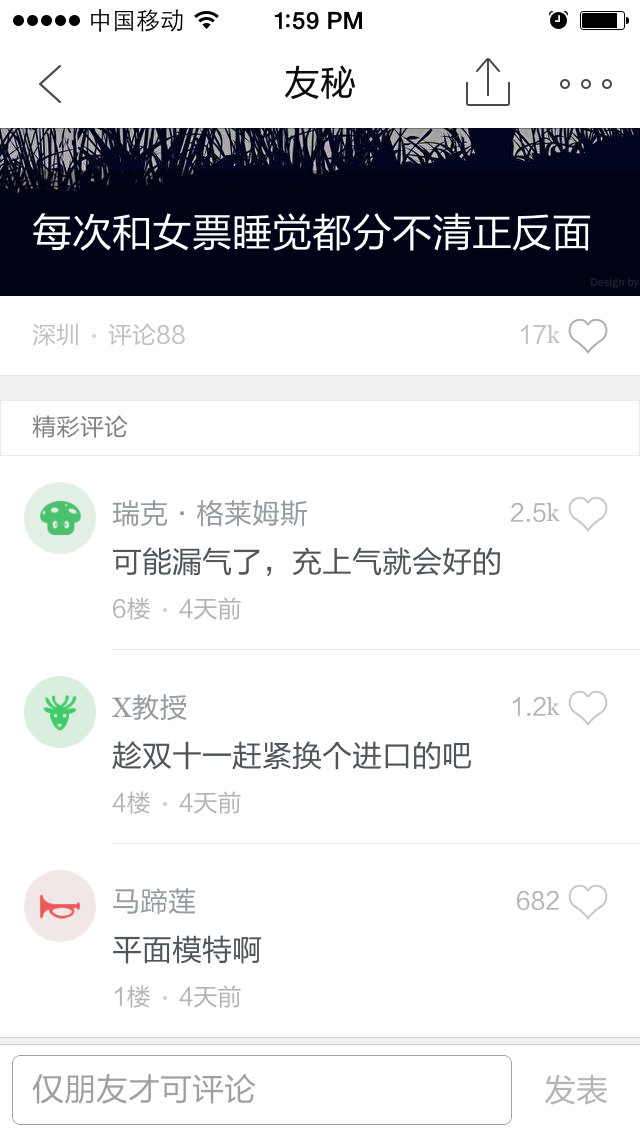
#> input picture eagle/触摸按键/720a03d2-4341-4469-bbdd-c65efdc05726 (1).png, 640 x 1136 px
$ python texture_flow.py '../eagle/触摸按键/720a03d2-4341-4469-bbdd-c65efdc05726 (1).png'   (Python 2 division)   (older library calls are emulated)
#> lines starting #> are read from the running program, lines starting #| are printed output that depends on the picture; after the words box and inside, x2 and y2 are one past the last pixel; in counts of white or black regions, pixels touching at a corner belong together
#!/usr/bin/env python

'''
Texture flow direction estimation.

Sample shows how cv2.cornerEigenValsAndVecs function can be used
to estimate image texture flow direction.

Usage:
    texture_flow.py [<image>]
'''

import numpy as np
import cv2

if __name__ == '__main__':
    import sys
    try: fn = sys.argv[1]
    except: fn = 'data/starry_night.jpg'

    img = cv2.imread(fn)
#> img is the input picture: shape (1136, 640, 3); mean B, G, R 218.6, 216.2, 215.4
    gray = cv2.cvtColor(img, cv2.COLOR_BGR2GRAY)
    h, w = img.shape[:2]
#> h = 1136; w = 640

    eigen = cv2.cornerEigenValsAndVecs(gray, 15, 3) # the block size==15, aperture size=3
    eigen = eigen.reshape(h, w, 3, 2)  # [[e1, e2], v1, v2]
	# eigenvalue1 eigenvalue2
	# eigenvector1
	# eigenvector2
    flow = eigen[:,:,2] #v2
	#flow = eigen[:,:,1] #the gradient directions

    vis = img.copy()
    vis[:] = (192 + np.uint32(vis)) / 2 # make the background lighter
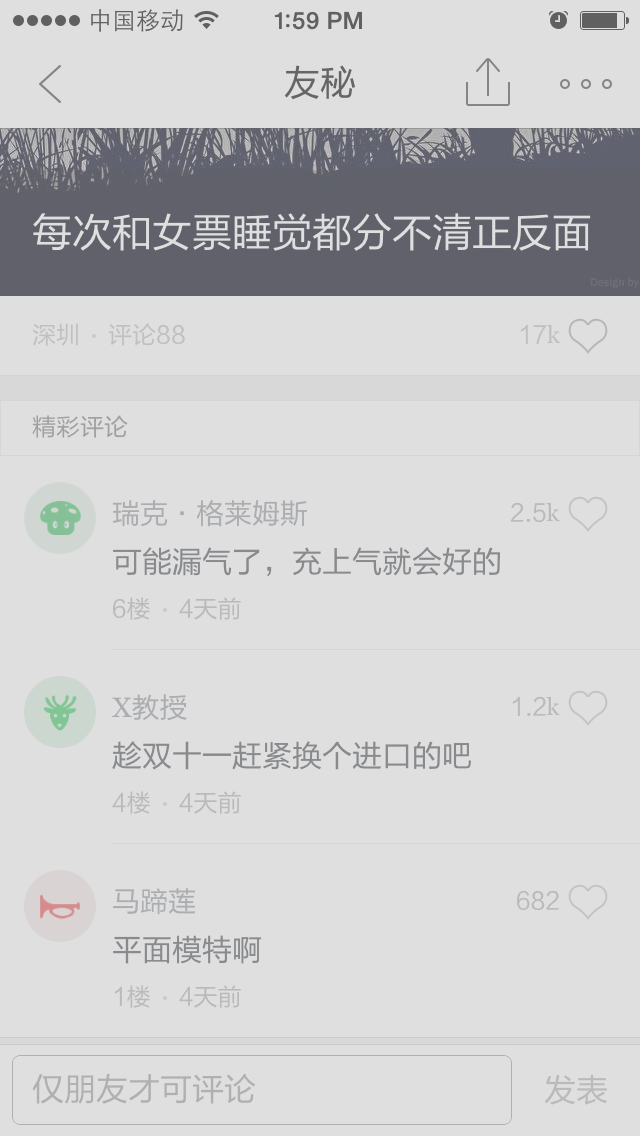
#> vis: shape (1136, 640, 3); mean B, G, R 204.9, 203.6, 203.3
	# make sure the 192+vis is not overflowed
    d = 15 # the length of the line segment
    points =  np.dstack( np.mgrid[d/2:w:d, d/2:h:d] ).reshape(-1, 2)
	# reshape -1,2 to any*2
	# mgrid vector1 x vector2
	# dstack
	# a:b:c for(x=a;x<b;x+=c)
    for x, y in points:
       vx, vy = np.int32(flow[y, x]*d)
       cv2.line(vis, (x-vx, y-vy), (x+vx, y+vy), (0, 0, 0), 1, cv2.CV_AA) # CV_AA, antialised, draw a line
#> this loop made 3268 passes
#> (vx, vy) on passes 1 to 3: (-10, 10), (0, -14), (0, 0)
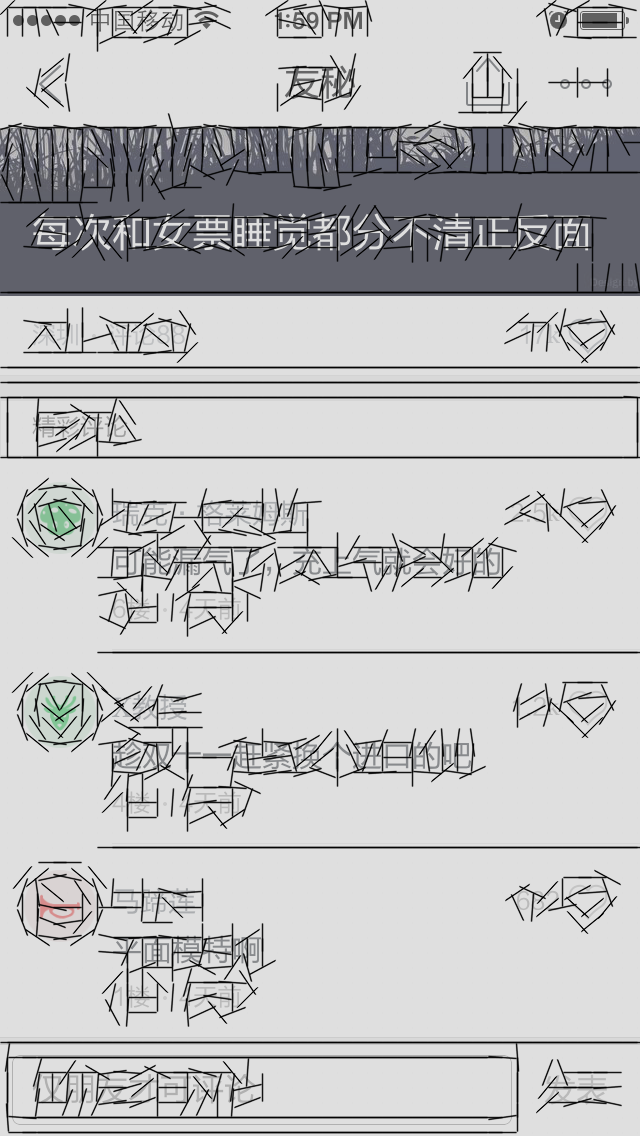
#> vis: shape (1136, 640, 3); 13.16% of pixels changed, all inside (x1, y1, x2, y2) = (0, 0, 640, 1134)
    cv2.imshow('input', img)
    cv2.imshow('flow', vis)
    cv2.waitKey()
